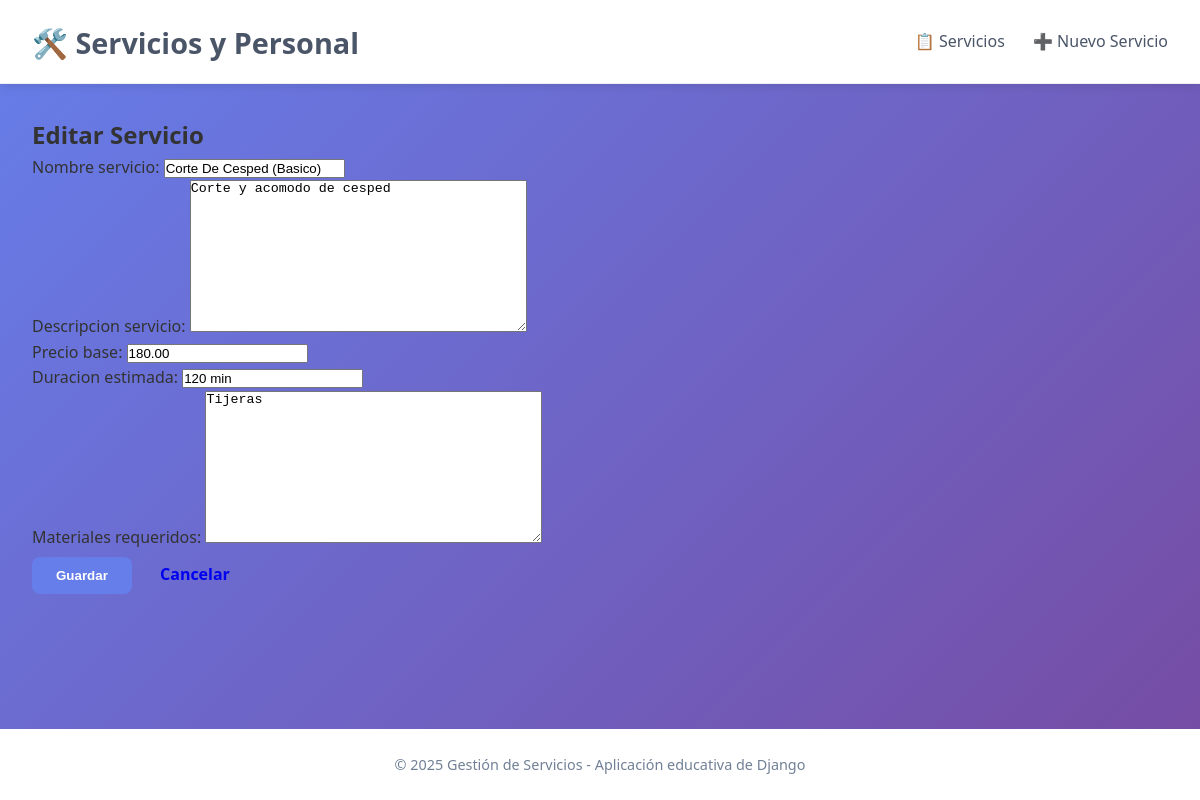
Screenshot of /editar/1/ with the database file from the repository.
### app_serv_emp/models.py (models this page shows, shortened)
class Servicio(models.Model):
    id_servicio = models.AutoField(primary_key=True)
    nombre_servicio = models.CharField(max_length=100)
    descripcion_servicio = models.TextField()
    precio_base = models.DecimalField(max_digits=10, decimal_places=2)
    duracion_estimada = models.CharField(max_length=50)
    materiales_requeridos = models.TextField(blank=True, null=True)
    class Meta:
        verbose_name = "Servicio"
        verbose_name_plural = "Servicios"

### app_serv_emp/views.py (the view)
# urls.py: path('editar/<int:servicio_id>/', views.editar_servicio, name='editar_servicio'),
def editar_servicio(request, servicio_id):
    servicio = get_object_or_404(Servicio, id_servicio=servicio_id)
    if request.method == 'POST':
        form = ServicioForm(request.POST, instance=servicio)
        if form.is_valid():
            form.save()
            return redirect('app_serv_emp:detalle_servicio', servicio_id=servicio.id_servicio)
    else:
        form = ServicioForm(instance=servicio)
    return render(request, 'formulario_servicio.html', {'form': form, 'titulo': 'Editar Servicio'})

### app_serv_emp/forms.py
class ServicioForm(forms.ModelForm):
    class Meta:
        model = Servicio
        fields = ['nombre_servicio', 'descripcion_servicio', 'precio_base', 'duracion_estimada', 'materiales_requeridos']

### app_serv_emp/templates/formulario_servicio.html (shortened to what this page needs)
{% extends 'base.html' %}
{% block contenido %}
<h2>{{ titulo }}</h2>
<form method="post" enctype="multipart/form-data" class="form-styled">
    {{ form.as_p }}
    <div class="actions">
        <button type="submit" class="btn btn-primary">Guardar</button>
        <a href="{% url 'app_serv_emp:listar_servicios' %}" class="btn">Cancelar</a>
    </div>
</form>
{% endblock %}

### app_serv_emp/static/css/styles.css (style rules this page uses)
* { margin: 0; padding: 0; box-sizing: border-box; }
body { font-family: 'Segoe UI', Tahoma, Geneva, Verdana, sans-serif; background: linear-gradient(135deg, #667eea 0%, #764ba2 100%); color: #333; line-height: 1.6; }
.btn { padding: 0.7rem 1.5rem; border: none; border-radius: 8px; font-weight: 600; cursor: pointer; transition: background 0.3s; text-decoration: none; display: inline-block; }
.btn-primary { background: #667eea; color: white; }

### rows the page displays
Servicio: nombre_servicio "Corte De Cesped (Basico)", descripcion_servicio "Corte y acomodo de cesped", precio_base "180.00", duracion_estimada "120 min", materiales_requeridos "Tijeras"

### other values shown
{{ titulo }} "Editar Servicio"
